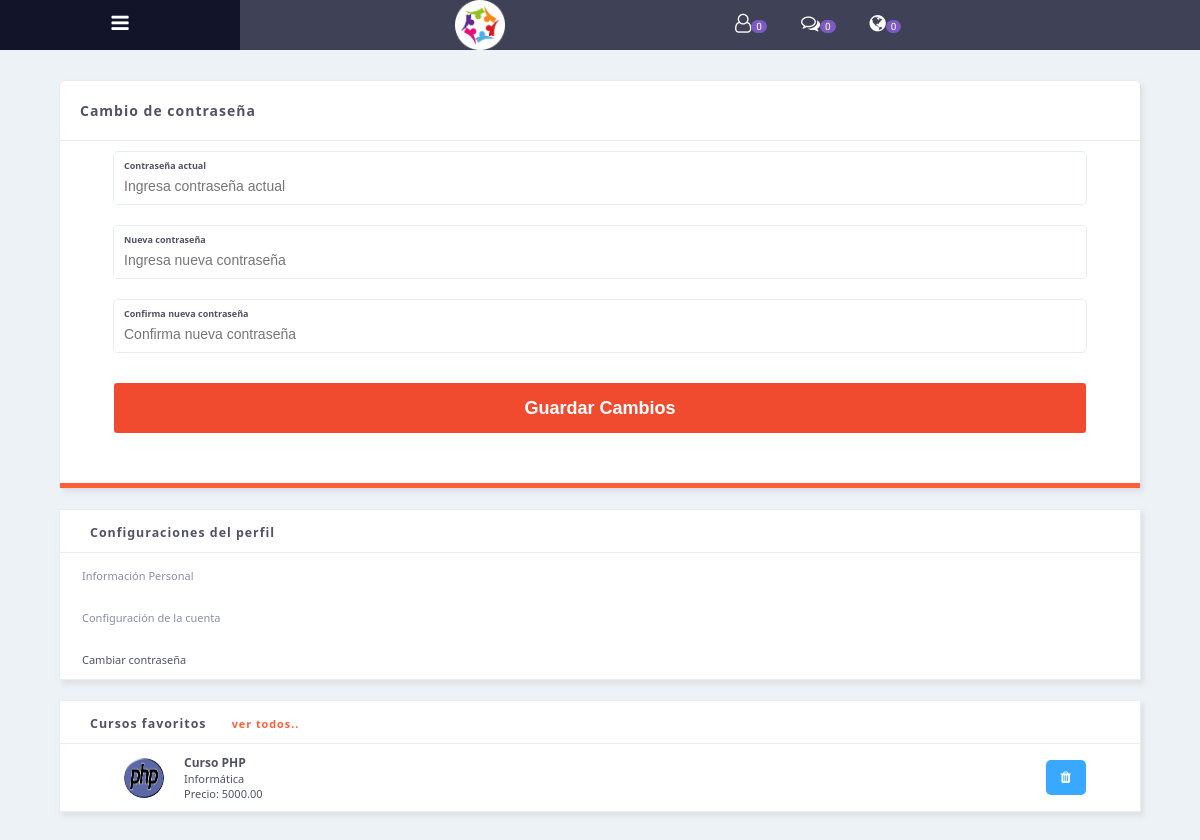
The app's page /vistas/Change-Password.php (signed in) with its own data.
### tables this page shows
CREATE TABLE `cursos` (
  `curso_id` int(11) NOT NULL,
  `titulo` varchar(255) NOT NULL,
  `descripcion` text NOT NULL,
  `tipo` varchar(50) NOT NULL,
  `hora` time NOT NULL,
  `categoria` varchar(50) NOT NULL,
  `precio` decimal(10,2) DEFAULT NULL,
  `contenido` longtext DEFAULT NULL,
  `acepta_terminos` tinyint(1) NOT NULL,
  `user_id` int(11) NOT NULL,
  `fecha_creacion` timestamp NOT NULL DEFAULT current_timestamp(),
  `logo` varchar(255) DEFAULT NULL
);

### vistas/Change-Password.php (the view, shortened to what this page needs)
<?php
include_once ('../vistas/content_principal.php');
?>
        <div class="right_row">
    <div class="row border-radius">
        <center>
            <div class="settings shadow">
                <div class="settings_title">
                    <h3>Cambio de contraseña</h3>
                </div>
                <div class="settings_content">
                    <form action="../modelo/change_password.php" method="POST">
                        <div class="pi-input pi-input-lgg">
                            <span>Contraseña actual</span>
                            <input type="password" name="currentPassword" placeholder="Ingresa contraseña actual" required>
                        </div>
                        <div class="pi-input pi-input-lg">
                            <span>Nueva contraseña</span>
                            <input type="password" name="newPassword" placeholder="Ingresa nueva contraseña" required>
                        </div>
                        <div class="pi-input pi-input-lg">
                            <span>Confirma nueva contraseña</span>
                            <input type="password" name="confirmNewPassword" placeholder="Confirma nueva contraseña" required>
                        </div>
                        <button type="submit">Guardar Cambios</button>
                    </form>
                </div>
            </div>
        </center>
    </div>
</div>
        <div class="suggestions_row">
            <div class="row shadow">
                <div class="row_title">
                    <span>Configuraciones del perfil</span>
                </div>
                <div class="menusetting_contain">
                    <ul>
                        <li>
                            <a href="personal-Information.php">Información Personal</a>
                        </li>
                        <li>
                            <a href="settings.php">Configuración de la cuenta</a>
                        </li>
                        <li>
                            <a href="Change-Password.php" id="settings-select">Cambiar contraseña</a>
                        </li>
                    </ul>
                </div>
            </div>
        <div class="row shadow">
            <div class="row_title">
        <span>Cursos favoritos</span>
        <a href="../vistas/cursos.php">ver todos..</a>
        </div>
                <?php
include_once '../modelo/config.php';
if (isset($_SESSION['unique_id'])) {
    $unique_id_sesion = $_SESSION['unique_id'];
    $sql = "SELECT user_id FROM users WHERE unique_id = ?";
    $stmt = $conn->prepare($sql);
    $stmt->bind_param("i", $unique_id_sesion);
    $stmt->execute();
    $result = $stmt->get_result();
    if ($result->num_rows > 0) {
        $row = $result->fetch_assoc();
        $user_id_sesion = $row['user_id'];
    }
    $sql = "SELECT cursos.*, users.fname, users.lname
            FROM cursos_favoritos
            JOIN cursos ON cursos_favoritos.curso_id = cursos.curso_id
            JOIN users ON cursos.user_id = users.user_id
            WHERE cursos_favoritos.user_id = ?
            LIMIT 5";
    $stmt = $conn->prepare($sql);
    $stmt->bind_param("i", $user_id_sesion);
    $stmt->execute();
    $result = $stmt->get_result();
    if ($result->num_rows > 0) {
        while ($row = $result->fetch_assoc()) {
            $titulo = $row['titulo'];
            $logo = $row['logo'];
            $categoria = $row['categoria'];
            $precio = $row['precio'];
            echo '    <div class="row_contain">';
            echo '<img src="../modelo/contenidocurso/fotocurso/' . $logo . '" alt="" />';
            echo '<span><a href=""><b>' . $titulo . '</b></a><br>' . $categoria . '<br>Precio: ' . $precio . '</span>';
            echo '<button class="delete-friend"><i class="fa fa-trash" aria-hidden="true"></i></button>';
            echo '    </div>';
        }
    } else {
        echo '<div class="row_contain">';
        echo '<span>No tienes cursos favoritos</span>';
        echo '</div>';
    }
}
?>
</div>
            </div>
        </div>
    </body>
    </html>

### css/style.css (style rules this page uses)
* { margin: 0px;padding:0px; }
a { text-decoration: none; }
li { list-style: none; }
html, body { background-color: #EDF2F6;font-family: 'Roboto', sans-serif;height:100%; }
button[type="submit"] { background: none; border: none; padding: 0; font-size: 24px; color: #515365; }
.border-radius { border-radius: 6px; }
.shadow { box-shadow: 3px 4px 5px rgba(209, 209, 209, 0.5); }
.row { width: 90%;margin: 0px auto;display: block;background-color: white;color: #515365;margin-bottom: 20px;border: 1px solid #e6ecf5; }
.row_title { padding: 10px;border-bottom: 1px solid #e6ecf5;letter-spacing: 1px; }
.row_title span { padding: 20px;font-size: .775rem;font-weight: 700; }
.row_title a { font-size: .675rem;font-weight: 700;color:#FF5E3A; }
.row_contain { display: flex;align-items:center;width: 90%;margin: 0px auto;padding-bottom: 10px;padding-top: 10px;margin: 0px auto; }
.row_contain img { height: 40px;width:40px;border-radius: 200px;margin: 0px 10px; }
.row_contain span { font-size: 11px;margin-left: 10px;width: 70% }
.row_contain span b { font-size: 12px;color: #515365;cursor: pointer; }
.row_contain button { padding: 10px;padding-right:15px;padding-left:15px;background-color: #38A9FF;border:none;color:white;border-radius: 5px;cursor: pointer;margin-left: auto; }
.right_row { width: 49%;margin: 0px auto; }
.suggestions_row { width: 25%; }
.settings { width: 100%;border-bottom: 5px solid #ff5e3a; }
.settings_title { padding: 20px;border-bottom: 1px solid #e6ecf5;letter-spacing: 1px;display: flex;align-items:center; }
.settings_title h3 { font-size: .875rem; }
.settings_content { width: 100%; }
.menusetting_contain ul li { padding: 10px; }
.menusetting_contain ul li a { font-size: 11px;padding: 12px;color: #888da8; }
#settings-select { color: #515365; }
.settings_content form { width: 100%;padding-bottom: 50px }
.pi-input { border: 1px solid #e6ecf5;display: inline-block;margin: 10px;border-radius: 5px;text-align: left }
.pi-input span { padding: 10px;font-size: 9px;padding-bottom: 0px;font-weight: 700 }
.pi-input input { width: 90%;border:none;padding: 10px;padding-top: 0px;color: #515365;font-size: .875rem; }
.pi-input-lg { width: 42%; }
.pi-input-lgg { width: 90%; }
.settings_content form button { border:none;color:white;cursor: pointer;border-radius: 3px;font-size: 18px;font-weight: 700;width: 90%;height: 50px;background-color: #F04B2E;margin-top: 20px }
.delete-friend { background-color: #ff3838;margin-left: auto;display: block; }
@media screen and (max-width: 1200px) { .right_row { width: 100%;margin: 0px auto; } }
@media screen and (max-width: 1200px) { .suggestions_row { width: 100%;margin-top: 20px } }
@media screen and (max-width: 1200px) { .pi-input-lg { width: 90%; } }
@media screen and (max-width: 1200px) { .pi-input-lgg { width: 90%; } }

### records on screen
cursos: logo (picture), titulo "Curso PHP", categoria "Informática", precio "5000.00"
